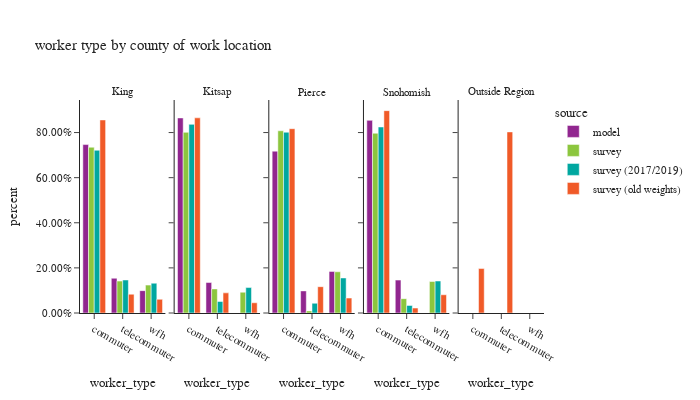

Here is the notebook cell this chart was saved with:
### Code cell
df_worker_count = workers.groupby(['source','CountyName_work','worker_type'])['pdexpfac']. \
    sum().reset_index()
df_worker_count['percent'] = df_worker_count.groupby(['source','CountyName_work'], group_keys=False)['pdexpfac']. \
    apply(lambda x: x / float(x.sum()))

df_worker_count_ct = workers.groupby(['source','CountyName_work','worker_type'])['pdexpfac'].count().reset_index(). \
    rename(columns={'pdexpfac':'sample count'})
df_worker_count = df_worker_count.merge(df_worker_count_ct, on=['source','CountyName_work','worker_type']). \
    rename(columns={'pdexpfac':'total count'})

fig = px.bar(df_worker_count.sort_values(by=['source','CountyName_work']), x='worker_type', y="percent",
             facet_col="CountyName_work", color="source",
             barmode="group",hover_data=['sample count','total count'],
             title="worker type by county of work location")
fig.for_each_annotation(lambda a: a.update(text = a.text.split("=")[-1]))
fig.update_layout(height=400, width=700, font=dict(size=11))
fig.for_each_yaxis(lambda a: a.update(tickformat = ".2%"))
fig.update_xaxes(categoryorder='array', categoryarray= ['commuter','telecommuter','wfh'])
fig.show()

### Figure 1 — Plotly figure (JSON) as saved in the notebook; plotly's stock layout.template omitted (floating-point values rounded to 4 significant figures)
{"data": [{"alignmentgroup": "True", "customdata": [[640800.0, 640800.0], [132200.0, 132200.0], [85080.0, 85080.0]], "hovertemplate": "source=model<br>CountyName_work=King<br>worker_type=%{x}<br>percent=%{y}<br>sample count=%{customdata[0]}<br>total count=%{customdata[1]}<extra></extra>", "legendgroup": "model", "marker": {"color": "#91268F", "pattern": {"shape": ""}}, "name": "model", "offsetgroup": "model", "orientation": "v", "showlegend": true, "textposition": "auto", "type": "bar", "x": ["commuter", "telecommuter", "wfh"], "xaxis": "x", "y": [0.7467, 0.1541, 0.09915], "yaxis": "y"}, {"alignmentgroup": "True", "customdata": [[6143.0, 6143.0], [960.0, 960.0]], "hovertemplate": "source=model<br>CountyName_work=Kitsap<br>worker_type=%{x}<br>percent=%{y}<br>sample count=%{customdata[0]}<br>total count=%{customdata[1]}<extra></extra>", "legendgroup": "model", "marker": {"color": "#91268F", "pattern": {"shape": ""}}, "name": "model", "offsetgroup": "model", "orientation": "v", "showlegend": false, "textposition": "auto", "type": "bar", "x": ["commuter", "telecommuter"], "xaxis": "x2", "y": [0.8648, 0.1352], "yaxis": "y2"}, {"alignmentgroup": "True", "customdata": [[211400.0, 211400.0], [28870.0, 28870.0], [54350.0, 54350.0]], "hovertemplate": "source=model<br>CountyName_work=Pierce<br>worker_type=%{x}<br>percent=%{y}<br>sample count=%{customdata[0]}<br>total count=%{customdata[1]}<extra></extra>", "legendgroup": "model", "marker": {"color": "#91268F", "pattern": {"shape": ""}}, "name": "model", "offsetgroup": "model", "orientation": "v", "showlegend": false, "textposition": "auto", "type": "bar", "x": ["commuter", "telecommuter", "wfh"], "xaxis": "x3", "y": [0.7175, 0.09801, 0.1845], "yaxis": "y3"}, {"alignmentgroup": "True", "customdata": [[36960.0, 36960.0], [6317.0, 6317.0]], "hovertemplate": "source=model<br>CountyName_work=Snohomish<br>worker_type=%{x}<br>percent=%{y}<br>sample count=%{customdata[0]}<br>total count=%{customdata[1]}<extra></extra>", "legendgroup": "model", "marker": {"color": "#91268F", "pattern": {"shape": ""}}, "name": "model", "offsetgroup": "model", "orientation": "v", "showlegend": false, "textposition": "auto", "type": "bar", "x": ["commuter", "telecommuter"], "xaxis": "x4", "y": [0.854, 0.146], "yaxis": "y4"}, {"alignmentgroup": "True", "customdata": [[1523.0, 786600.0], [656.0, 151300.0], [592.0, 132400.0]], "hovertemplate": "source=survey<br>CountyName_work=King<br>worker_type=%{x}<br>percent=%{y}<br>sample count=%{customdata[0]}<br>total count=%{customdata[1]}<extra></extra>", "legendgroup": "survey", "marker": {"color": "#8CC63E", "pattern": {"shape": ""}}, "name": "survey", "offsetgroup": "survey", "orientation": "v", "showlegend": true, "textposition": "auto", "type": "bar", "x": ["commuter", "telecommuter", "wfh"], "xaxis": "x", "y": [0.735, 0.1414, 0.1237], "yaxis": "y"}, {"alignmentgroup": "True", "customdata": [[94.0, 71970.0], [18.0, 9599.0], [35.0, 8285.0]], "hovertemplate": "source=survey<br>CountyName_work=Kitsap<br>worker_type=%{x}<br>percent=%{y}<br>sample count=%{customdata[0]}<br>total count=%{customdata[1]}<extra></extra>", "legendgroup": "survey", "marker": {"color": "#8CC63E", "pattern": {"shape": ""}}, "name": "survey", "offsetgroup": "survey", "orientation": "v", "showlegend": false, "textposition": "auto", "type": "bar", "x": ["commuter", "telecommuter", "wfh"], "xaxis": "x2", "y": [0.801, 0.1068, 0.09221], "yaxis": "y2"}, {"alignmentgroup": "True", "customdata": [[182.0, 201100.0], [22.0, 2339.0], [65.0, 45490.0]], "hovertemplate": "source=survey<br>CountyName_work=Pierce<br>worker_type=%{x}<br>percent=%{y}<br>sample count=%{customdata[0]}<br>total count=%{customdata[1]}<extra></extra>", "legendgroup": "survey", "marker": {"color": "#8CC63E", "pattern": {"shape": ""}}, "name": "survey", "offsetgroup": "survey", "orientation": "v", "showlegend": false, "textposition": "auto", "type": "bar", "x": ["commuter", "telecommuter", "wfh"], "xaxis": "x3", "y": [0.8079, 0.009393, 0.1827], "yaxis": "y3"}, {"alignmentgroup": "True", "customdata": [[257.0, 240700.0], [46.0, 19190.0], [77.0, 42150.0]], "hovertemplate": "source=survey<br>CountyName_work=Snohomish<br>worker_type=%{x}<br>percent=%{y}<br>sample count=%{customdata[0]}<br>total count=%{customdata[1]}<extra></extra>", "legendgroup": "survey", "marker": {"color": "#8CC63E", "pattern": {"shape": ""}}, "name": "survey", "offsetgroup": "survey", "orientation": "v", "showlegend": false, "textposition": "auto", "type": "bar", "x": ["commuter", "telecommuter", "wfh"], "xaxis": "x4", "y": [0.7969, 0.06352, 0.1395], "yaxis": "y4"}, {"alignmentgroup": "True", "customdata": [[1439.0, 723200.0], [633.0, 146700.0], [573.0, 132400.0]], "hovertemplate": "source=survey (2017/2019)<br>CountyName_work=King<br>worker_type=%{x}<br>percent=%{y}<br>sample count=%{customdata[0]}<br>total count=%{customdata[1]}<extra></extra>", "legendgroup": "survey (2017/2019)", "marker": {"color": "#00A7A0", "pattern": {"shape": ""}}, "name": "survey (2017/2019)", "offsetgroup": "survey (2017/2019)", "orientation": "v", "showlegend": true, "textposition": "auto", "type": "bar", "x": ["commuter", "telecommuter", "wfh"], "xaxis": "x", "y": [0.7215, 0.1463, 0.1321], "yaxis": "y"}, {"alignmentgroup": "True", "customdata": [[91.0, 77000.0], [18.0, 4687.0], [37.0, 10380.0]], "hovertemplate": "source=survey (2017/2019)<br>CountyName_work=Kitsap<br>worker_type=%{x}<br>percent=%{y}<br>sample count=%{customdata[0]}<br>total count=%{customdata[1]}<extra></extra>", "legendgroup": "survey (2017/2019)", "marker": {"color": "#00A7A0", "pattern": {"shape": ""}}, "name": "survey (2017/2019)", "offsetgroup": "survey (2017/2019)", "orientation": "v", "showlegend": false, "textposition": "auto", "type": "bar", "x": ["commuter", "telecommuter", "wfh"], "xaxis": "x2", "y": [0.8363, 0.0509, 0.1128], "yaxis": "y2"}, {"alignmentgroup": "True", "customdata": [[169.0, 187600.0], [22.0, 10110.0], [63.0, 36370.0]], "hovertemplate": "source=survey (2017/2019)<br>CountyName_work=Pierce<br>worker_type=%{x}<br>percent=%{y}<br>sample count=%{customdata[0]}<br>total count=%{customdata[1]}<extra></extra>", "legendgroup": "survey (2017/2019)", "marker": {"color": "#00A7A0", "pattern": {"shape": ""}}, "name": "survey (2017/2019)", "offsetgroup": "survey (2017/2019)", "orientation": "v", "showlegend": false, "textposition": "auto", "type": "bar", "x": ["commuter", "telecommuter", "wfh"], "xaxis": "x3", "y": [0.8014, 0.04318, 0.1554], "yaxis": "y3"}, {"alignmentgroup": "True", "customdata": [[247.0, 223100.0], [42.0, 9061.0], [77.0, 38380.0]], "hovertemplate": "source=survey (2017/2019)<br>CountyName_work=Snohomish<br>worker_type=%{x}<br>percent=%{y}<br>sample count=%{customdata[0]}<br>total count=%{customdata[1]}<extra></extra>", "legendgroup": "survey (2017/2019)", "marker": {"color": "#00A7A0", "pattern": {"shape": ""}}, "name": "survey (2017/2019)", "offsetgroup": "survey (2017/2019)", "orientation": "v", "showlegend": false, "textposition": "auto", "type": "bar", "x": ["commuter", "telecommuter", "wfh"], "xaxis": "x4", "y": [0.8247, 0.03349, 0.1418], "yaxis": "y4"}, {"alignmentgroup": "True", "customdata": [[4632.0, 797500.0], [298.0, 77620.0], [472.0, 56600.0]], "hovertemplate": "source=survey (old weights)<br>CountyName_work=King<br>worker_type=%{x}<br>percent=%{y}<br>sample count=%{customdata[0]}<br>total count=%{customdata[1]}<extra></extra>", "legendgroup": "survey (old weights)", "marker": {"color": "#F05A28", "pattern": {"shape": ""}}, "name": "survey (old weights)", "offsetgroup": "survey (old weights)", "orientation": "v", "showlegend": true, "textposition": "auto", "type": "bar", "x": ["commuter", "telecommuter", "wfh"], "xaxis": "x", "y": [0.8559, 0.08331, 0.06075], "yaxis": "y"}, {"alignmentgroup": "True", "customdata": [[147.0, 73970.0], [12.0, 7632.0], [26.0, 3883.0]], "hovertemplate": "source=survey (old weights)<br>CountyName_work=Kitsap<br>worker_type=%{x}<br>percent=%{y}<br>sample count=%{customdata[0]}<br>total count=%{customdata[1]}<extra></extra>", "legendgroup": "survey (old weights)", "marker": {"color": "#F05A28", "pattern": {"shape": ""}}, "name": "survey (old weights)", "offsetgroup": "survey (old weights)", "orientation": "v", "showlegend": false, "textposition": "auto", "type": "bar", "x": ["commuter", "telecommuter", "wfh"], "xaxis": "x2", "y": [0.8653, 0.08928, 0.04543], "yaxis": "y2"}, {"alignmentgroup": "True", "customdata": [[328.0, 204900.0], [42.0, 29260.0], [44.0, 16610.0]], "hovertemplate": "source=survey (old weights)<br>CountyName_work=Pierce<br>worker_type=%{x}<br>percent=%{y}<br>sample count=%{customdata[0]}<br>total count=%{customdata[1]}<extra></extra>", "legendgroup": "survey (old weights)", "marker": {"color": "#F05A28", "pattern": {"shape": ""}}, "name": "survey (old weights)", "offsetgroup": "survey (old weights)", "orientation": "v", "showlegend": false, "textposition": "auto", "type": "bar", "x": ["commuter", "telecommuter", "wfh"], "xaxis": "x3", "y": [0.8171, 0.1167, 0.06623], "yaxis": "y3"}, {"alignmentgroup": "True", "customdata": [[408.0, 166800.0], [23.0, 4084.0], [26.0, 15040.0]], "hovertemplate": "source=survey (old weights)<br>CountyName_work=Snohomish<br>worker_type=%{x}<br>percent=%{y}<br>sample count=%{customdata[0]}<br>total count=%{customdata[1]}<extra></extra>", "legendgroup": "survey (old weights)", "marker": {"color": "#F05A28", "pattern": {"shape": ""}}, "name": "survey (old weights)", "offsetgroup": "survey (old weights)", "orientation": "v", "showlegend": false, "textposition": "auto", "type": "bar", "x": ["commuter", "telecommuter", "wfh"], "xaxis": "x4", "y": [0.8971, 0.02197, 0.08091], "yaxis": "y4"}, {"alignmentgroup": "True", "customdata": [[3.0, 37.17], [2.0, 151.4]], "hovertemplate": "source=survey (old weights)<br>CountyName_work=Outside Region<br>worker_type=%{x}<br>percent=%{y}<br>sample count=%{customdata[0]}<br>total count=%{customdata[1]}<extra></extra>", "legendgroup": "survey (old weights)", "marker": {"color": "#F05A28", "pattern": {"shape": ""}}, "name": "survey (old weights)", "offsetgroup": "survey (old weights)", "orientation": "v", "showlegend": false, "textposition": "auto", "type": "bar", "x": ["commuter", "telecommuter"], "xaxis": "x5", "y": [0.1971, 0.8029], "yaxis": "y5"}], "layout": {"annotations": [{"font": {}, "showarrow": false, "text": "King", "x": 0.092, "xanchor": "center", "xref": "paper", "y": 1.0, "yanchor": "bottom", "yref": "paper"}, {"font": {}, "showarrow": false, "text": "Kitsap", "x": 0.296, "xanchor": "center", "xref": "paper", "y": 1.0, "yanchor": "bottom", "yref": "paper"}, {"font": {}, "showarrow": false, "text": "Pierce", "x": 0.5, "xanchor": "center", "xref": "paper", "y": 1.0, "yanchor": "bottom", "yref": "paper"}, {"font": {}, "showarrow": false, "text": "Snohomish", "x": 0.704, "xanchor": "center", "xref": "paper", "y": 1.0, "yanchor": "bottom", "yref": "paper"}, {"font": {}, "showarrow": false, "text": "Outside Region", "x": 0.908, "xanchor": "center", "xref": "paper", "y": 1.0, "yanchor": "bottom", "yref": "paper"}], "barmode": "group", "font": {"size": 11}, "height": 400, "legend": {"title": {"text": "source"}, "tracegroupgap": 0}, "title": {"text": "worker type by county of work location"}, "width": 700, "xaxis": {"anchor": "y", "categoryarray": ["commuter", "telecommuter", "wfh"], "categoryorder": "array", "domain": [0.0, 0.184], "title": {"text": "worker_type"}}, "xaxis2": {"anchor": "y2", "categoryarray": ["commuter", "telecommuter", "wfh"], "categoryorder": "array", "domain": [0.204, 0.388], "matches": "x", "title": {"text": "worker_type"}}, "xaxis3": {"anchor": "y3", "categoryarray": ["commuter", "telecommuter", "wfh"], "categoryorder": "array", "domain": [0.408, 0.592], "matches": "x", "title": {"text": "worker_type"}}, "xaxis4": {"anchor": "y4", "categoryarray": ["commuter", "telecommuter", "wfh"], "categoryorder": "array", "domain": [0.612, 0.796], "matches": "x", "title": {"text": "worker_type"}}, "xaxis5": {"anchor": "y5", "categoryarray": ["commuter", "telecommuter", "wfh"], "categoryorder": "array", "domain": [0.816, 1.0], "matches": "x", "title": {"text": "worker_type"}}, "yaxis": {"anchor": "x", "domain": [0.0, 1.0], "tickformat": ".2%", "title": {"text": "percent"}}, "yaxis2": {"anchor": "x2", "domain": [0.0, 1.0], "matches": "y", "showticklabels": false, "tickformat": ".2%"}, "yaxis3": {"anchor": "x3", "domain": [0.0, 1.0], "matches": "y", "showticklabels": false, "tickformat": ".2%"}, "yaxis4": {"anchor": "x4", "domain": [0.0, 1.0], "matches": "y", "showticklabels": false, "tickformat": ".2%"}, "yaxis5": {"anchor": "x5", "domain": [0.0, 1.0], "matches": "y", "showticklabels": false, "tickformat": ".2%"}}}
